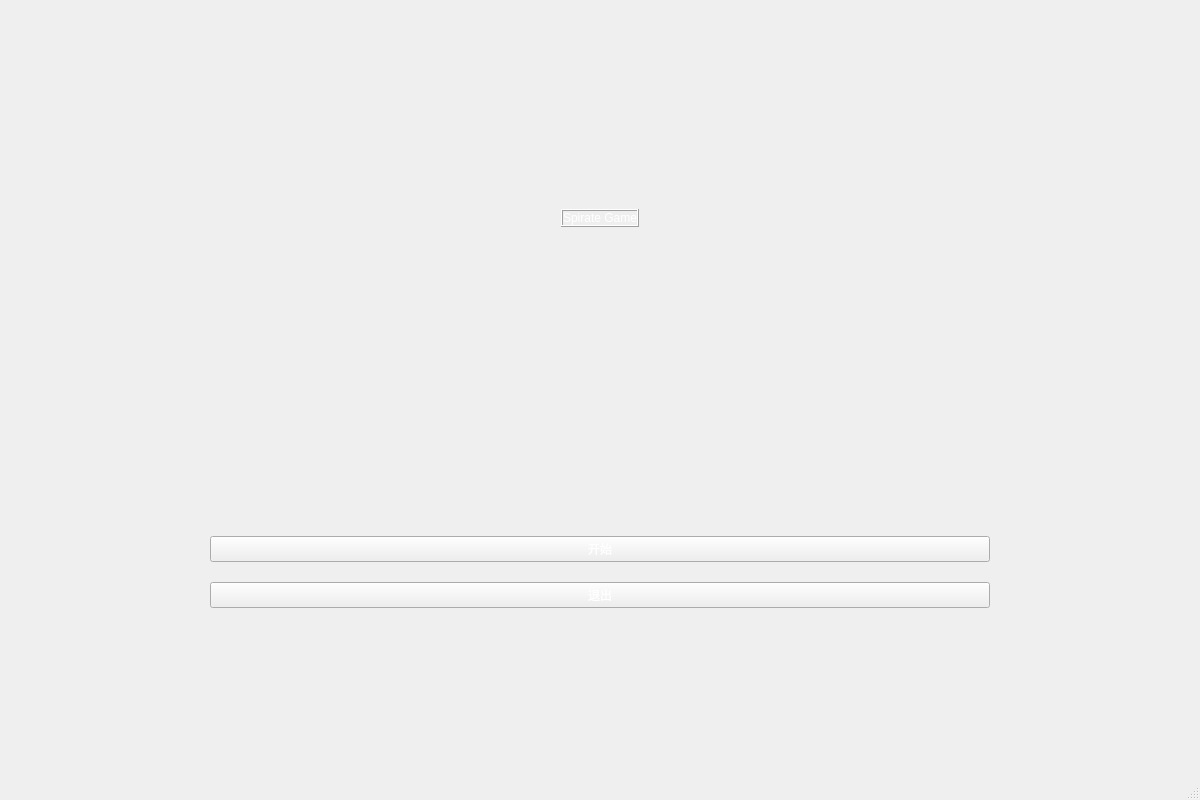
<?xml version="1.0" encoding="UTF-8"?>
<ui version="4.0">
 <class>MainWindow</class>
 <widget class="QMainWindow" name="MainWindow">
  <property name="geometry">
   <rect>
    <x>0</x>
    <y>0</y>
    <width>1200</width>
    <height>800</height>
   </rect>
  </property>
  <property name="sizePolicy">
   <sizepolicy hsizetype="Fixed" vsizetype="Fixed">
    <horstretch>0</horstretch>
    <verstretch>0</verstretch>
   </sizepolicy>
  </property>
  <property name="windowTitle">
   <string>MainWindow</string>
  </property>
  <property name="styleSheet">
   <string notr="true">background-image: url(:/new/prefix1/resources/mainwindow.jpg);
background-position:center;
background-repeat:no-repeat;</string>
  </property>
  <widget class="QWidget" name="centralwidget">
   <layout class="QVBoxLayout" name="buttomlayout">
    <property name="spacing">
     <number>50</number>
    </property>
    <property name="leftMargin">
     <number>10</number>
    </property>
    <property name="topMargin">
     <number>50</number>
    </property>
    <property name="rightMargin">
     <number>10</number>
    </property>
    <property name="bottomMargin">
     <number>10</number>
    </property>
    <item alignment="Qt::AlignHCenter">
     <widget class="QLabel" name="label">
      <property name="sizePolicy">
       <sizepolicy hsizetype="Preferred" vsizetype="Fixed">
        <horstretch>0</horstretch>
        <verstretch>0</verstretch>
       </sizepolicy>
      </property>
      <property name="styleSheet">
       <string notr="true">font: 36pt &quot;Californian FB&quot;;
color:rgb(255, 255, 255)</string>
      </property>
      <property name="frameShape">
       <enum>QFrame::Box</enum>
      </property>
      <property name="frameShadow">
       <enum>QFrame::Raised</enum>
      </property>
      <property name="text">
       <string>Spirate Game</string>
      </property>
      <property name="alignment">
       <set>Qt::AlignCenter</set>
      </property>
     </widget>
    </item>
    <item>
     <layout class="QVBoxLayout" name="verticalLayout">
      <property name="spacing">
       <number>20</number>
      </property>
      <property name="sizeConstraint">
       <enum>QLayout::SetFixedSize</enum>
      </property>
      <property name="leftMargin">
       <number>200</number>
      </property>
      <property name="topMargin">
       <number>100</number>
      </property>
      <property name="rightMargin">
       <number>200</number>
      </property>
      <item>
       <widget class="QPushButton" name="start">
        <property name="styleSheet">
         <string notr="true">font: 24pt &quot;华文隶书&quot;;
color:rgb(255, 255, 255);</string>
        </property>
        <property name="text">
         <string>开始</string>
        </property>
       </widget>
      </item>
      <item>
       <widget class="QPushButton" name="exit">
        <property name="styleSheet">
         <string notr="true">font: 24pt &quot;华文隶书&quot;;
color:rgb(255, 255, 255);</string>
        </property>
        <property name="text">
         <string>退出</string>
        </property>
       </widget>
      </item>
     </layout>
    </item>
   </layout>
  </widget>
  <widget class="QStatusBar" name="statusbar"/>
 </widget>
 <resources/>
 <connections/>
</ui>
